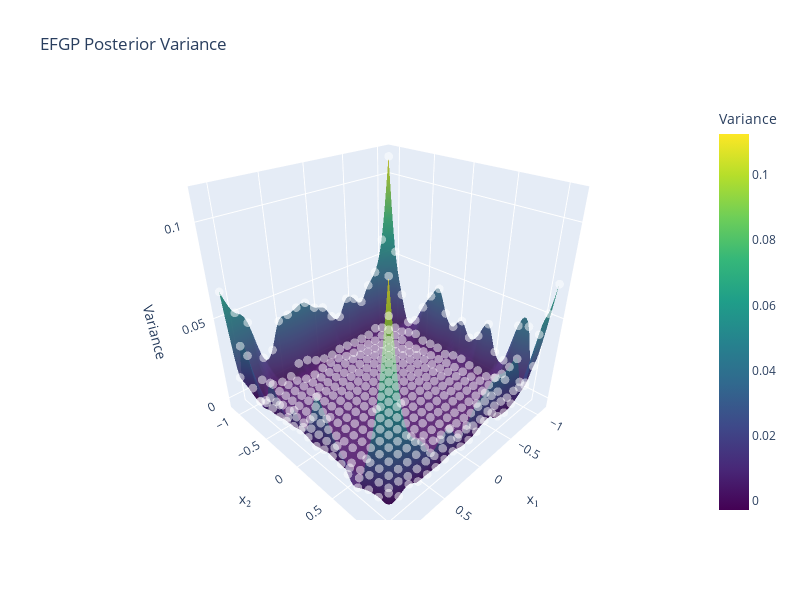

Source (notebook cell):
### Code cell
# Use x_new directly for visualization
x_grid = x_new

# Compute posterior mean and variance on the grid
mean_grid, var_grid = model.predict(x_grid, return_variance=True, variance_method="stochastic", hutchinson_probes=100)

# Extract x and y coordinates for plotting
x_coords = x_grid[:, 0].numpy()
y_coords = x_grid[:, 1].numpy()

# Create a grid for interpolation
n_grid = 100  # Number of points in each dimension
xi = np.linspace(min(x_coords), max(x_coords), n_grid)
yi = np.linspace(min(y_coords), max(y_coords), n_grid)
xi_grid, yi_grid = np.meshgrid(xi, yi)

# Interpolate the variance values onto the regular grid
zi_grid = griddata((x_coords, y_coords), var_grid.numpy(), (xi_grid, yi_grid), method='cubic')

# Create a filled contour plot of the variance
plt.figure(figsize=(10, 8))
contour = plt.contourf(xi_grid, yi_grid, zi_grid, levels=50, cmap='viridis', alpha=0.8)
plt.colorbar(contour, label='Posterior Variance')

# Optionally overlay the original points
plt.scatter(x_coords, y_coords, c='white', s=10, alpha=0.3, edgecolors='k', linewidths=0.2)

plt.xlabel('x₁', fontsize=14)
plt.ylabel('x₂', fontsize=14)
plt.title('EFGP Posterior Variance', fontsize=16)
plt.grid(True, linestyle='--', alpha=0.3)
plt.tight_layout()
plt.show()

# Alternative: Create an interactive 3D surface plot with Plotly
import plotly.graph_objects as go
import numpy as np

# Create a 3D surface plot
fig = go.Figure(data=[
    go.Surface(
        x=xi_grid,
        y=yi_grid,
        z=zi_grid,
        colorscale='Viridis',
        opacity=0.9,
        colorbar=dict(title='Variance')
    )
])

# Optionally add the original points as scatter
fig.add_trace(go.Scatter3d(
    x=x_coords,
    y=y_coords,
    z=var_grid.numpy(),
    mode='markers',
    marker=dict(
        size=3,
        color='white',
        opacity=0.5
    ),
    showlegend=False
))

fig.update_layout(
    title='EFGP Posterior Variance',
    scene=dict(
        xaxis_title='x₁',
        yaxis_title='x₂',
        zaxis_title='Variance',
        camera=dict(eye=dict(x=1.25, y=1.25, z=1))
    ),
    width=800,
    height=600
)

fig.show()

### Figure 1 — Plotly figure (JSON) as saved in the notebook; plotly's stock layout.template omitted (floating-point values rounded to 4 significant figures; data arrays with more than 128 entries replaced by an {"elided": "..."} marker saying what was removed)
{"data": [{"colorbar": {"title": {"text": "Variance"}}, "colorscale": [[0, "#440154"], [0.1111, "#482878"], [0.2222, "#3e4989"], [0.3333, "#31688e"], [0.4444, "#26828e"], [0.5556, "#1f9e89"], [0.6667, "#35b779"], [0.7778, "#6ece58"], [0.8889, "#b5de2b"], [1, "#fde725"]], "opacity": 0.9, "type": "surface", "x": {"elided": "100x100 float values"}, "y": {"elided": "100x100 float values"}, "z": {"elided": "100x100 float values"}}, {"marker": {"color": "white", "opacity": 0.5, "size": 3}, "mode": "markers", "showlegend": false, "type": "scatter3d", "x": {"elided": "400 float values"}, "y": {"elided": "400 float values"}, "z": {"elided": "400 float values"}}], "layout": {"height": 600, "scene": {"camera": {"eye": {"x": 1.25, "y": 1.25, "z": 1}}, "xaxis": {"title": {"text": "x₁"}}, "yaxis": {"title": {"text": "x₂"}}, "zaxis": {"title": {"text": "Variance"}}}, "title": {"text": "EFGP Posterior Variance"}, "width": 800}}
